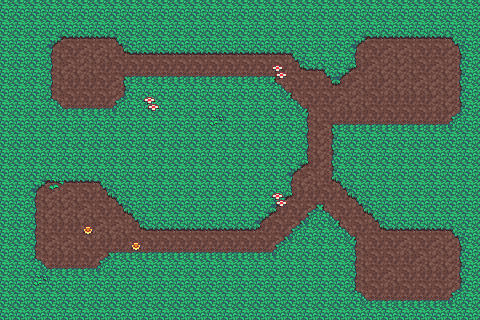

Tiled map render using the project's own tile images. Description and the map definition, with tile-layer contents summarised, below:
An orthogonal 30x20 tile map with 16x16 px tiles, 2 tile layers (Ground, Plants), 2 tilesets and 17 objects (north-bound, west-bound, east-bound, south-bound, Start Point).

<map version="1.10" tiledversion="1.10.2" orientation="orthogonal" renderorder="right-down" width="30" height="20" tilewidth="16" tileheight="16" infinite="0" backgroundcolor="#22c07f" nextlayerid="7" nextobjectid="48">
 <tileset firstgid="1" source="jungle.tsx" />
 <tileset firstgid="463" source="tree.tsx" />
 <layer id="1" name="Ground" width="30" height="20">
  <data>[600 cells, 600 non-empty, 15 distinct tile ids]</data>
 </layer>
 <layer id="2" name="Plants" width="30" height="20">
  <data>[600 cells, 28 non-empty, 13 distinct tile ids]</data>
 </layer>
 <objectgroup id="6" name="Objects">
  <object id="29" gid="463" x="105.5" y="187" width="80" height="80" />
  <object id="31" gid="465" x="105.5" y="203" width="80" height="16" />
  <object id="33" gid="465" x="200" y="116.5" width="80" height="16" />
  <object id="34" gid="465" x="270" y="281" width="80" height="16" />
  <object id="35" gid="465" x="365" y="208.5" width="80" height="16" />
  <object id="36" gid="464" x="200" y="100.5" width="80" height="80" />
  <object id="38" gid="464" x="270" y="265" width="80" height="80" />
  <object id="39" gid="467" x="160" y="112" width="32" height="16" />
  <object id="40" gid="466" x="53.5" y="176.5" width="32" height="32" />
  <object id="41" gid="466" x="96" y="288" width="32" height="32" />
  <object id="42" gid="463" x="365" y="192.5" width="80" height="80" />
  <object id="43" name="north-bound" x="0" y="-8" width="480" height="8" visible="0">
   <properties>
    <property name="body_type" value="static" />
   </properties>
  </object>
  <object id="44" name="west-bound" x="-8" y="0" width="8" height="320" visible="0">
   <properties>
    <property name="body_type" value="static" />
   </properties>
  </object>
  <object id="45" name="east-bound" x="480" y="0" width="8" height="320" visible="0">
   <properties>
    <property name="body_type" value="static" />
   </properties>
  </object>
  <object id="46" name="south-bound" x="0" y="320" width="480" height="8" visible="0">
   <properties>
    <property name="body_type" value="static" />
   </properties>
  </object>
  <object id="47" gid="466" x="299.714" y="252.571" width="32" height="32" />
 </objectgroup>
 <objectgroup id="4" name="Location">
  <object id="15" name="Start Point" x="70" y="242.833">
   <point />
  </object>
 </objectgroup>
</map>
